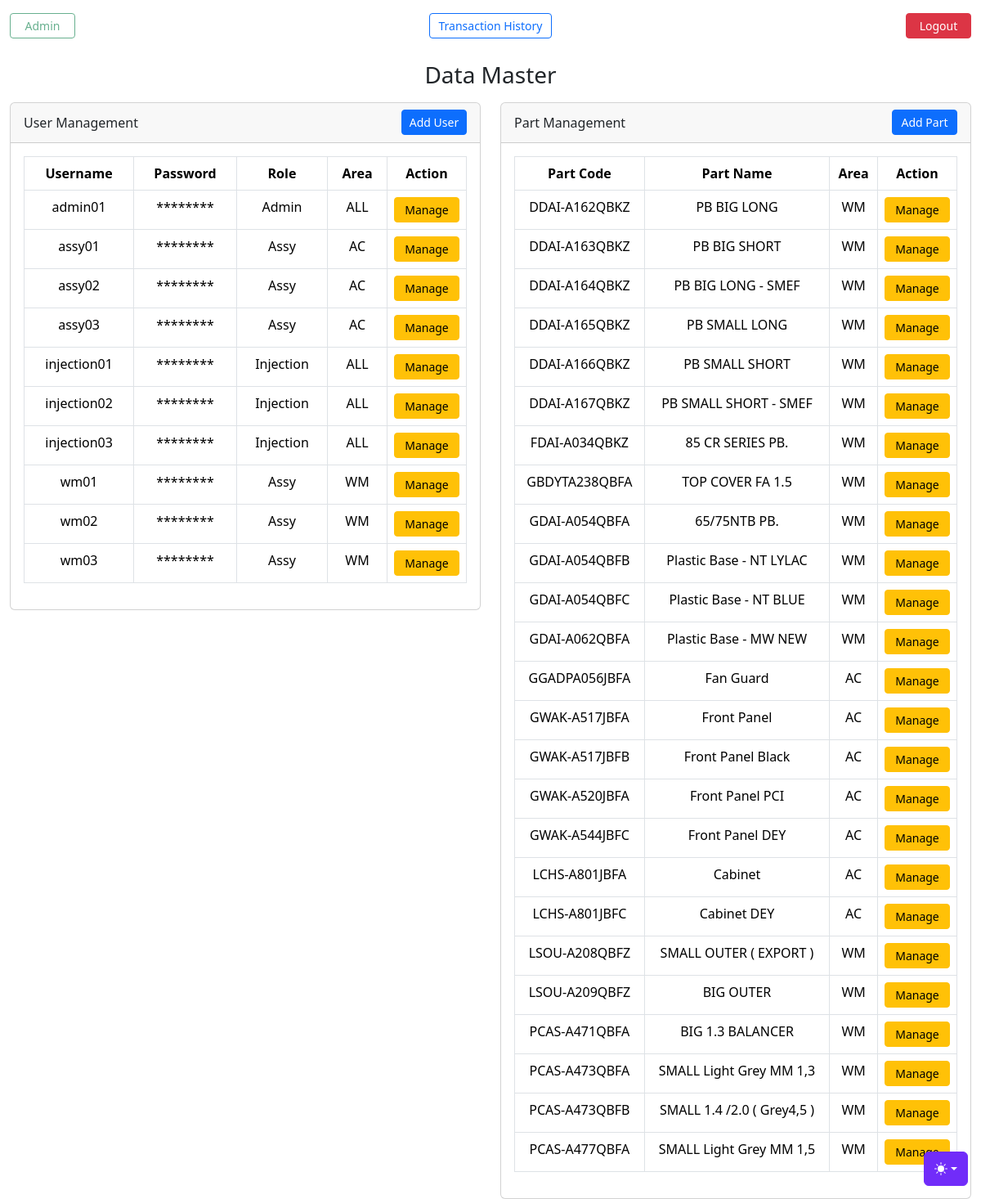
The page /page/admin/index.php (signed in) on the database its author committed.
### tables this page shows
CREATE TABLE `user` (
  `username` varchar(32) NOT NULL,
  `password` varchar(32) NOT NULL,
  `role` enum('Admin','Injection','Assy') NOT NULL,
  `area` enum('WM','AC','ALL') NOT NULL
);

CREATE TABLE `part` (
  `part_code` varchar(32) NOT NULL,
  `part_name` varchar(32) NOT NULL,
  `qty_injection` int(11) NOT NULL DEFAULT 0,
  `area` enum('WM','AC') NOT NULL
);

### page/admin/index.php (the view, shortened to what this page needs)
<?php
require '../../conn.php';
$query = "SELECT * FROM user";
$result = mysqli_query($conn, $query);
$users = mysqli_fetch_all($result, MYSQLI_ASSOC);
$query = "SELECT * FROM part";
$result = mysqli_query($conn, $query);
$parts = mysqli_fetch_all($result, MYSQLI_ASSOC);
?>
<!doctype html>
<html lang="en" data-bs-theme="auto">
<head>
    <link rel="stylesheet" href="../../css/jquery-ui.css" rel="stylesheet">
    <link rel="stylesheet" href="../../css/dashboard.css" rel="stylesheet">
    <link rel="stylesheet" href="../../css/bootstrap.min.css" rel="stylesheet">
    <link rel="stylesheet" href="../../css/style.css" rel="stylesheet">
</head>
<body>
    <?php include '../../library/themes.php'; ?>
    <div class="container-fluid text-center">
        <div class="row mt-3">
            <div class="col text-start">
                <button class="btn btn-sm btn-outline-success" disabled><?php echo "Admin" ?></button>
            </div>
            <div class="col text-center">
                <a href="transaction.php" class="btn btn-sm btn-outline-primary mb-1" style="width: 150px;">Transaction History</a>
            </div>
            <div class="col text-end">
                <button type="button" class="btn btn-sm btn-danger" data-bs-toggle="modal" data-bs-target="#logoutModal">Logout</button>
            </div>
        </div>
        <h3 class="mt-4">Data Master</h3>
        <div class="row mt-3">
            <div class="col">
                <div class="card text-center">
                    <div class="card-header">
                        <span class="float-start my-1">User Management</span>
                        <span class="float-end">
                            <button type="button" class="btn btn-sm btn-primary" data-bs-toggle="modal" data-bs-target="#AddUserModal">
                                Add User
                            </button>
                        </span>
                    </div>
                    <div class="card-body">
                        <table class="table table-bordered">
                            <thead>
                                <tr>
                                    <th scope="col">Username</th>
                                    <th scope="col">Password</th>
                                    <th scope="col">Role</th>
                                    <th scope="col">Area</th>
                                    <th scope="col" style="width: 90px;">Action</th>
                                </tr>
                            </thead>
                            <tbody>
                                <?php foreach ($users as $user) : ?>
                                    <tr>
                                        <td><?php echo htmlspecialchars($user['username']); ?></td>
                                        <td>********</td>
                                        <td><?php echo htmlspecialchars($user['role']); ?></td>
                                        <td><?php echo htmlspecialchars($user['area']); ?></td>
                                        <td>
                                            <a class="btn btn-sm btn-warning" href="function/user_action.php?username=<?php echo $user['username']; ?>">Manage</a>
                                        </td>
                                    </tr>
                                <?php endforeach; ?>
                            </tbody>
                        </table>
                    </div>
                </div>
            </div>
            <div class="col">
                <div class="card text-center">
                    <div class="card-header">
                        <span class="float-start my-1">Part Management</span>
                        <span class="float-end">
                            <button type="button" class="btn btn-sm btn-primary" data-bs-toggle="modal" data-bs-target="#AddPartModal">
                                Add Part
                            </button>
                        </span>
                    </div>
                    <div class="card-body">
                        <table class="table table-bordered">
                            <thead>
                                <tr>
                                    <th scope="col">Part Code</th>
                                    <th scope="col">Part Name</th>
                                    <th scope="col">Area</th>
                                    <th scope="col" style="width: 90px;">Action</th>
                                </tr>
                            </thead>
                            <tbody>
                                <?php foreach ($parts as $part) : ?>
                                    <tr>
                                        <td><?php echo htmlspecialchars($part['part_code']); ?></td>
                                        <td><?php echo htmlspecialchars($part['part_name']); ?></td>
                                        <td><?php echo htmlspecialchars($part['area']); ?></td>
                                        <td>
                                            <a class="btn btn-sm btn-warning" href="function/part_action.php?part_code=<?php echo $part['part_code']; ?>">Manage</a>
                                        </td>
                                    </tr>
                                <?php endforeach; ?>
                            </tbody>
                        </table>
                    </div>
                </div>
            </div>
        </div>
</body>
</html>

### library/themes.php (shortened to what this page needs)
<div class="dropdown position-fixed bottom-0 end-0 mb-3 me-3 bd-mode-toggle">
    <button class="btn btn-bd-primary py-2 dropdown-toggle d-flex align-items-center" id="bd-theme" type="button" aria-expanded="false" data-bs-toggle="dropdown" aria-label="Toggle theme (auto)">
        <svg class="bi my-1 theme-icon-active" width="1em" height="1em">
            <use href="#circle-half"></use>
        </svg>
    </button>
</div>

### css/dashboard.css (style rules this page uses)
.bi { display: inline-block; width: 1rem; height: 1rem; }

### css/style.css (style rules this page uses)
.bi { vertical-align: -0.125em; fill: currentColor; }
.btn-bd-primary { --bd-violet-bg: #712cf9; --bd-violet-rgb: 112.520718, 44.062154, 249.437846; --bs-btn-font-weight: 600; --bs-btn-color: var(--bs-white); --bs-btn-bg: var(--bd-violet-bg); --bs-btn-border-color: var(--bd-violet-bg); --bs-btn-hover-color: var(--bs-white); --bs-btn-hover-bg: #6528e0; --bs-btn-hover-border-color: #6528e0; --bs-btn-focus-shadow-rgb: var(--bd-violet-rgb); --bs-btn-active-color: var(--bs-btn-hover-color); --bs-btn-active-bg: #5a23c8; --bs-btn-active-border-color: #5a23c8; }
.bd-mode-toggle { z-index: 1500; }

### page/admin/index.php (style rules this page uses)
.btn-sm { width: 80px; }

### rows shown on the page
user: username "admin01", role "Admin", area "ALL"
user: username "assy01", role "Assy", area "AC"
user: username "assy02", role "Assy", area "AC"
user: username "assy03", role "Assy", area "AC"
user: username "injection01", role "Injection", area "ALL"
user: username "injection02", role "Injection", area "ALL"
user: username "injection03", role "Injection", area "ALL"
user: username "wm01", role "Assy", area "WM"
user: username "wm02", role "Assy", area "WM"
user: username "wm03", role "Assy", area "WM"
part: part_code "DDAI-A162QBKZ", part_name "PB BIG LONG", area "WM"
part: part_code "DDAI-A163QBKZ", part_name "PB BIG SHORT", area "WM"
part: part_code "DDAI-A164QBKZ", part_name "PB BIG LONG - SMEF", area "WM"
part: part_code "DDAI-A165QBKZ", part_name "PB SMALL LONG", area "WM"
part: part_code "DDAI-A166QBKZ", part_name "PB SMALL SHORT", area "WM"
part: part_code "DDAI-A167QBKZ", part_name "PB SMALL SHORT - SMEF", area "WM"
part: part_code "FDAI-A034QBKZ", part_name "85 CR SERIES PB.", area "WM"
part: part_code "GBDYTA238QBFA", part_name "TOP COVER FA 1.5", area "WM"
part: part_code "GDAI-A054QBFA", part_name "65/75NTB PB.", area "WM"
part: part_code "GDAI-A054QBFB", part_name "Plastic Base - NT LYLAC", area "WM"
part: part_code "GDAI-A054QBFC", part_name "Plastic Base - NT BLUE", area "WM"
part: part_code "GDAI-A062QBFA", part_name "Plastic Base - MW NEW", area "WM"
part: part_code "GGADPA056JBFA", part_name "Fan Guard", area "AC"
part: part_code "GWAK-A517JBFA", part_name "Front Panel", area "AC"
part: part_code "GWAK-A517JBFB", part_name "Front Panel Black", area "AC"
part: part_code "GWAK-A520JBFA", part_name "Front Panel PCI", area "AC"
part: part_code "GWAK-A544JBFC", part_name "Front Panel DEY", area "AC"
part: part_code "LCHS-A801JBFA", part_name "Cabinet", area "AC"
part: part_code "LCHS-A801JBFC", part_name "Cabinet DEY", area "AC"
part: part_code "LSOU-A208QBFZ", part_name "SMALL OUTER ( EXPORT )", area "WM"
part: part_code "LSOU-A209QBFZ", part_name "BIG OUTER", area "WM"
part: part_code "PCAS-A471QBFA", part_name "BIG 1.3 BALANCER", area "WM"
part: part_code "PCAS-A473QBFA", part_name "SMALL Light Grey MM 1,3", area "WM"
part: part_code "PCAS-A473QBFB", part_name "SMALL 1.4 /2.0 ( Grey4,5 )", area "WM"
part: part_code "PCAS-A477QBFA", part_name "SMALL Light Grey MM 1,5", area "WM"
